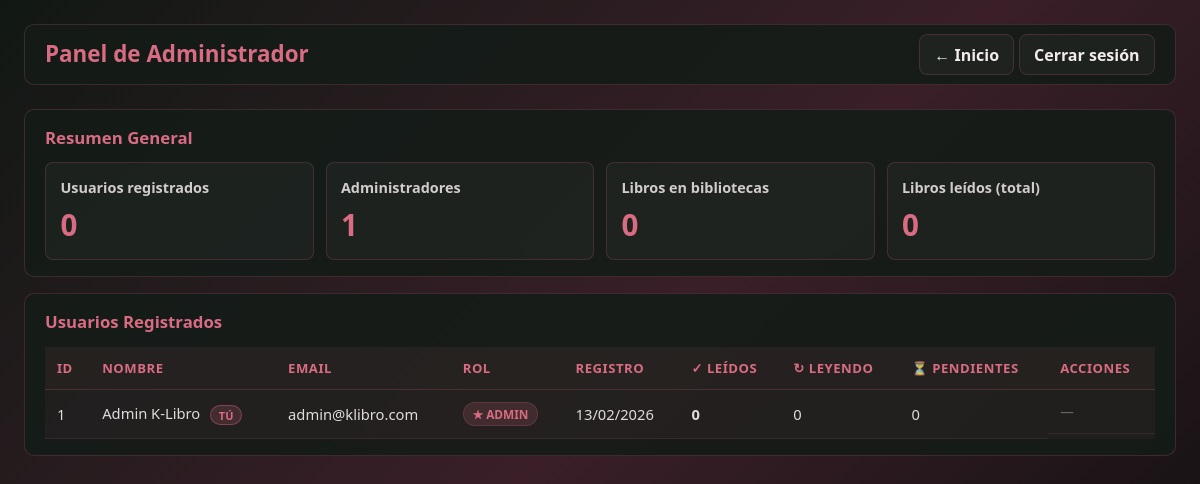
Screenshot of /frontend/7_Admin/panel_admin.php (signed in) with the database file from the repository.
### tables this page shows
CREATE TABLE usuarios (
    id INT AUTO_INCREMENT PRIMARY KEY,
    nombre VARCHAR(50) NOT NULL,
    email VARCHAR(100) NOT NULL UNIQUE,
    contrasena VARCHAR(255) NOT NULL,
    avatar VARCHAR(255) DEFAULT 'default.png',
    rol ENUM('user', 'admin') DEFAULT 'user',
    fecha_registro DATETIME DEFAULT CURRENT_TIMESTAMP
);

### frontend/7_Admin/panel_admin.php (the view, shortened to what this page needs)
<?php
$csrf = $_SESSION['csrf_token'];
require_once __DIR__ . '/../../backend/conexionBD.php';
$stmtTotalUsuarios = $pdo->query("SELECT COUNT(*) FROM usuarios WHERE rol = 'user'");
$totalUsuarios = (int) $stmtTotalUsuarios->fetchColumn();
$stmtTotalAdmins = $pdo->query("SELECT COUNT(*) FROM usuarios WHERE rol = 'admin'");
$totalAdmins = (int) $stmtTotalAdmins->fetchColumn();
$stmtTotalLibros = $pdo->query("SELECT COUNT(*) FROM biblioteca");
$totalLibros = (int) $stmtTotalLibros->fetchColumn();
$stmtLibrosLeidos = $pdo->query("SELECT COUNT(*) FROM biblioteca WHERE estado = 'leido'");
$totalLeidos = (int) $stmtLibrosLeidos->fetchColumn();
$stmtUsuarios = $pdo->prepare("
    SELECT
        u.id,
        u.nombre,
        u.email,
        u.rol,
        DATE_FORMAT(u.fecha_registro, '%d/%m/%Y') AS fecha_registro,
        COUNT(CASE WHEN b.estado = 'leido'     THEN 1 END) AS libros_leidos,
        COUNT(CASE WHEN b.estado = 'leyendo'   THEN 1 END) AS libros_leyendo,
        COUNT(CASE WHEN b.estado = 'pendiente' THEN 1 END) AS libros_pendientes,
        COUNT(b.id)                                         AS libros_totales
    FROM usuarios u
    LEFT JOIN biblioteca b ON u.id = b.usuario_id
    GROUP BY u.id, u.nombre, u.email, u.rol, u.fecha_registro
    ORDER BY u.rol DESC, libros_leidos DESC
");
$stmtUsuarios->execute();
$usuarios = $stmtUsuarios->fetchAll(PDO::FETCH_ASSOC);
?>
<!DOCTYPE html>
<html lang="es">
<head>
    <link rel="stylesheet" href="css/panel_admin.css">
</head>
<body>
<header>
    <h1>Panel de Administrador</h1>
    <nav>
        <a href="../3_Inicio/inicio.php">← Inicio</a>
        <a href="../logout.php">Cerrar sesión</a>
    </nav>
</header>
<main>
    <section class="resumen">
        <h2>Resumen General</h2>
        <div class="estadisticas">
            <div class="estadistica-card">
                <h3>Usuarios registrados</h3>
                <p class="numero"><?php echo $totalUsuarios; ?></p>
            </div>
            <div class="estadistica-card">
                <h3>Administradores</h3>
                <p class="numero"><?php echo $totalAdmins; ?></p>
            </div>
            <div class="estadistica-card">
                <h3>Libros en bibliotecas</h3>
                <p class="numero"><?php echo $totalLibros; ?></p>
            </div>
            <div class="estadistica-card">
                <h3>Libros leídos (total)</h3>
                <p class="numero"><?php echo $totalLeidos; ?></p>
            </div>
        </div>
    </section>
    <section class="usuarios-listado">
        <h2>Usuarios Registrados</h2>
        <table class="tabla-usuarios">
            <thead>
                <tr>
                    <th>ID</th>
                    <th>Nombre</th>
                    <th>Email</th>
                    <th>Rol</th>
                    <th>Registro</th>
                    <th>✓ Leídos</th>
                    <th>↻ Leyendo</th>
                    <th>⏳ Pendientes</th>
                    <th>Acciones</th>
                </tr>
            </thead>
            <tbody>
                <?php if (!empty($usuarios)): ?>
                    <?php foreach ($usuarios as $u): ?>
                        <?php $esSelf = ((int)$u['id'] === (int)$_SESSION['user_id']); ?>
                        <tr class="<?php echo $esSelf ? 'fila-self' : ''; ?>">
                            <td><?php echo (int)$u['id']; ?></td>
                            <td>
                                <?php echo htmlspecialchars($u['nombre']); ?>
                                <?php if ($esSelf): ?>
                                    <span class="badge-yo">Tú</span>
                                <?php endif; ?>
                            </td>
                            <td><?php echo htmlspecialchars($u['email']); ?></td>
                            <td>
                                <span class="rol-badge <?php echo $u['rol']; ?>">
                                    <?php echo $u['rol'] === 'admin' ? '★ Admin' : 'Usuario'; ?>
                                </span>
                            </td>
                            <td><?php echo htmlspecialchars($u['fecha_registro']); ?></td>
                            <td class="libros-leidos"><?php echo (int)$u['libros_leidos']; ?></td>
                            <td><?php echo (int)$u['libros_leyendo']; ?></td>
                            <td><?php echo (int)$u['libros_pendientes']; ?></td>
                            <td class="acciones">
                                <?php if (!$esSelf): ?>
                                    <?php $nuevoRol = ($u['rol'] === 'admin') ? 'user' : 'admin'; ?>
                                    <form method="POST"
                                          action="../../backend/procesar/cambiar_rol.php"
                                          onsubmit="return confirm('¿Cambiar rol de <?php echo htmlspecialchars(addslashes($u['nombre'])); ?> a <?php echo $nuevoRol; ?>?')">
                                        <input type="hidden" name="csrf_token" value="<?php echo $csrf; ?>">
                                        <input type="hidden" name="usuario_id" value="<?php echo (int)$u['id']; ?>">
                                        <input type="hidden" name="nuevo_rol"  value="<?php echo $nuevoRol; ?>">
                                        <button type="submit" class="btn btn-rol"
                                                title="<?php echo $u['rol'] === 'admin' ? 'Quitar admin' : 'Hacer admin'; ?>">
                                            <?php echo $u['rol'] === 'admin' ? '↓ Quitar admin' : '↑ Hacer admin'; ?>
                                        </button>
                                    </form>
                                    <?php if ($u['rol'] !== 'admin'): ?>
                                    <form method="POST"
                                          action="../../backend/procesar/eliminar_usuario.php"
                                          onsubmit="return confirmarEliminar('<?php echo htmlspecialchars(addslashes($u['nombre'])); ?>', <?php echo (int)$u['libros_totales']; ?>)">
                                        <input type="hidden" name="csrf_token" value="<?php echo $csrf; ?>">
                                        <input type="hidden" name="usuario_id" value="<?php echo (int)$u['id']; ?>">
                                        <button type="submit" class="btn btn-eliminar" title="Eliminar usuario">
                                            🗑 Eliminar
                                        </button>
                                    </form>
                                    <?php endif; ?>
                                <?php else: ?>
                                    <span class="sin-acciones">—</span>
                                <?php endif; ?>
                            </td>
                        </tr>
                    <?php endforeach; ?>
                <?php else: ?>
                    <tr>
                        <td colspan="9" class="sin-datos">No hay usuarios registrados</td>
                    </tr>
                <?php endif; ?>
            </tbody>
        </table>
    </section>
</main>
</body>
</html>

### frontend/7_Admin/css/panel_admin.css (style rules this page uses)
:root { --color-fondo: #111814; --color-magia: #3a1f28; --color-oscuridad: #0a0e0c; --color-dorado: #d96c82; --color-texto: #f2ebeb; --panel: rgba(20, 28, 24, 0.9); --panel-sec: rgba(255, 255, 255, 0.03); --linea: rgba(217, 108, 130, 0.2); }
* { margin: 0; padding: 0; box-sizing: border-box; }
body { font-family: "Segoe UI", Tahoma, Geneva, Verdana, sans-serif; background: linear-gradient(135deg, var(--color-fondo), var(--color-magia), var(--color-oscuridad)); color: var(--color-texto); min-height: 100vh; padding: 1.5rem; }
header { max-width: 1200px; margin: 0 auto 1.5rem; background: var(--panel); border: 1px solid var(--linea); border-radius: 10px; padding: 1rem 1.25rem; display: flex; align-items: center; justify-content: space-between; gap: 1rem; }
header h1 { font-size: 1.4rem; color: var(--color-dorado); line-height: 1.2; }
header nav a { text-decoration: none; color: var(--color-texto); background: var(--panel-sec); border: 1px solid var(--linea); border-radius: 8px; padding: 0.55rem 0.9rem; font-weight: 600; }
main { max-width: 1200px; margin: 0 auto; display: grid; gap: 1rem; }
section { background: var(--panel); border: 1px solid var(--linea); border-radius: 10px; padding: 1rem 1.25rem; }
section h2 { font-size: 1.05rem; margin-bottom: 0.85rem; color: var(--color-dorado); }
.estadisticas { display: grid; grid-template-columns: repeat(auto-fit, minmax(220px, 1fr)); gap: 0.75rem; }
.estadistica-card { background: var(--panel-sec); border: 1px solid var(--linea); border-radius: 8px; padding: 0.9rem; }
.estadistica-card h3 { font-size: 0.9rem; color: rgba(242, 235, 235, 0.85); font-weight: 600; margin-bottom: 0.45rem; }
.estadistica-card .numero { color: var(--color-dorado); font-weight: 700; font-size: 1.85rem; }
.usuarios-listado { overflow-x: auto; }
.tabla-usuarios { width: 100%; min-width: 760px; border-collapse: collapse; }
.tabla-usuarios th { text-align: left; padding: 0.75rem; font-size: 0.82rem; text-transform: uppercase; letter-spacing: 0.04em; color: var(--color-dorado); border-bottom: 1px solid var(--linea); background: rgba(217, 108, 130, 0.08); }
.tabla-usuarios td { padding: 0.75rem; border-bottom: 1px solid rgba(217, 108, 130, 0.12); color: rgba(242, 235, 235, 0.92); font-size: 0.92rem; }
.rol-badge { display: inline-block; padding: 0.2rem 0.55rem; border-radius: 999px; font-size: 0.74rem; font-weight: 700; text-transform: uppercase; border: 1px solid var(--linea); }
.rol-badge.admin { color: var(--color-dorado); background: rgba(217, 108, 130, 0.16); }
.libros-leidos { color: var(--color-dorado); font-weight: 700; }
.acciones { display: flex; flex-wrap: wrap; gap: 0.4rem; align-items: center; }
.sin-acciones { color: rgba(242, 235, 235, 0.35); font-size: 0.85rem; }
.fila-self { background: rgba(217, 108, 130, 0.06) !important; }
.badge-yo { display: inline-block; margin-left: 0.4rem; padding: 0.1rem 0.45rem; background: rgba(217, 108, 130, 0.18); border: 1px solid rgba(217, 108, 130, 0.4); border-radius: 999px; font-size: 0.68rem; font-weight: 700; color: var(--color-dorado); text-transform: uppercase; letter-spacing: 0.04em; vertical-align: middle; }
.tabla-usuarios { min-width: 920px; }

### rows the page displays
usuarios: id "1", nombre "Admin K-Libro", shows "TÚ", email "admin@klibro.com", rol "★ ADMIN", fecha_registro "13/02/2026", libros_leidos "0", libros_leyendo "0", libros_pendientes "0"

### other values shown
$totalUsuarios "0"
$totalAdmins "1"
$totalLibros "0"
$totalLeidos "0"
